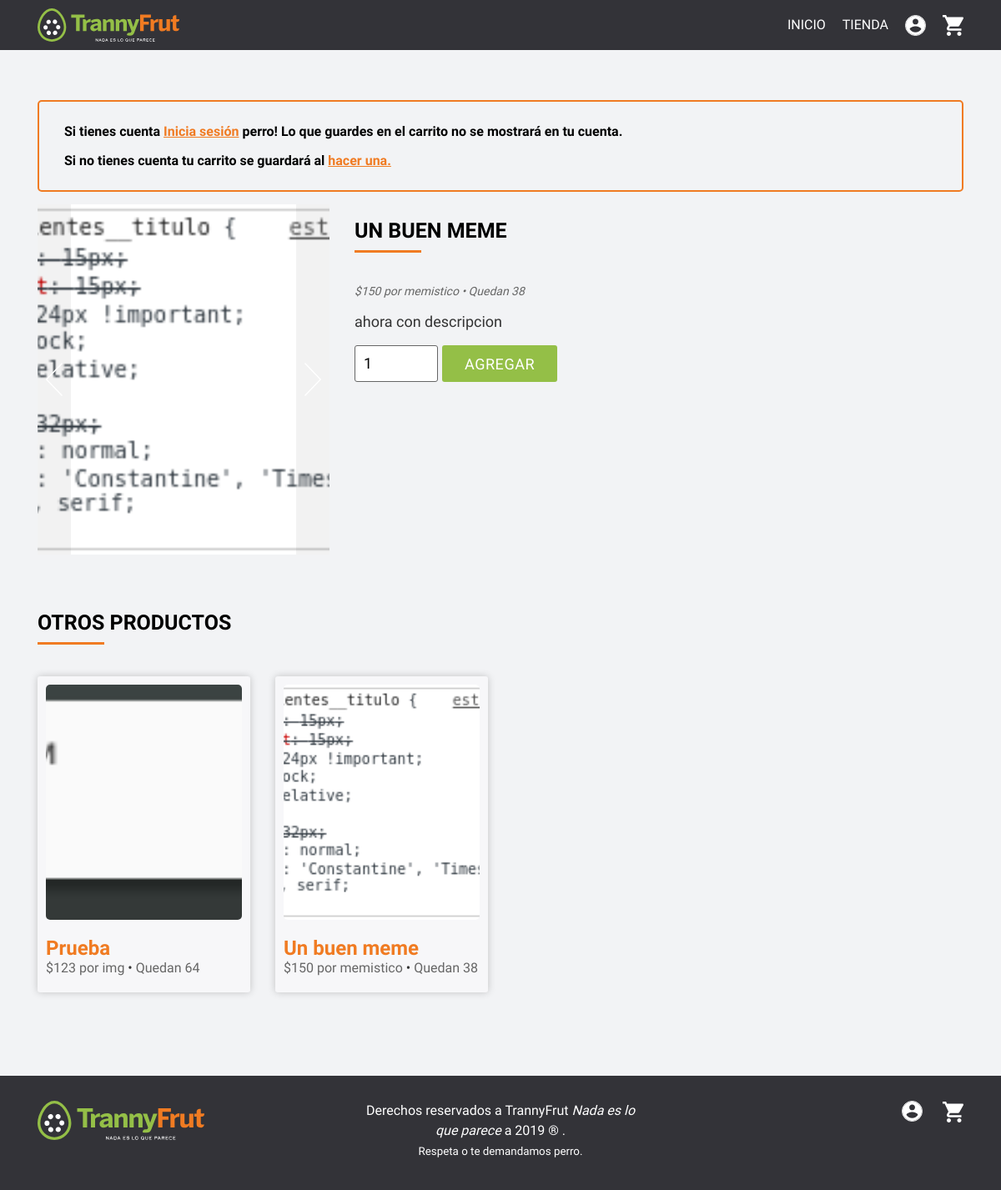
The app's page /app/producto.php?id=31, older data.
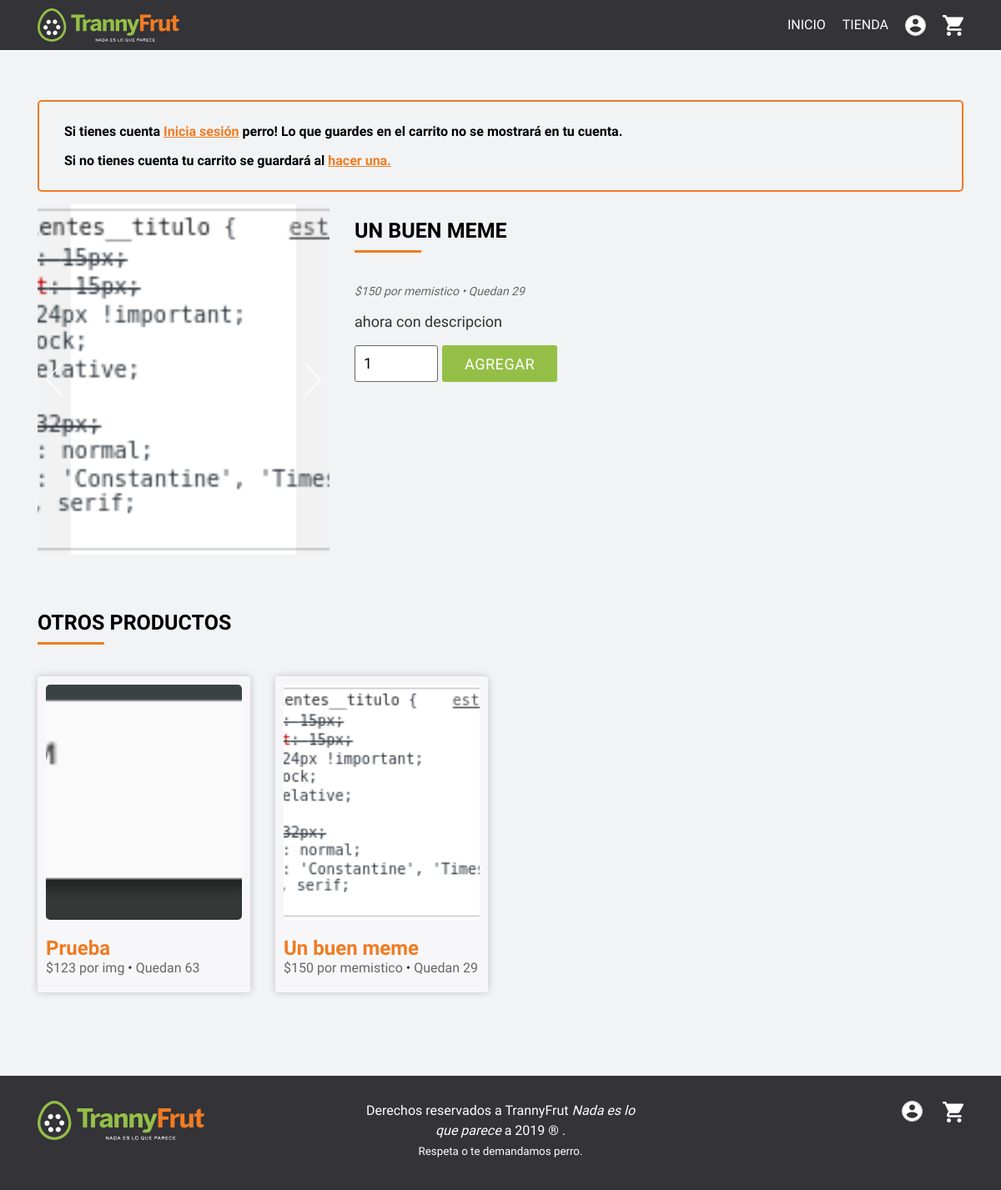
The same page, newer data.
### tables this page shows
CREATE TABLE `producto` (
  `id` int(11) NOT NULL,
  `imagen` text,
  `nombre` text,
  `descripcion` text,
  `precio` int(11) DEFAULT NULL,
  `unidad` text,
  `existencia` text,
  `fecha_creacion` timestamp NOT NULL DEFAULT CURRENT_TIMESTAMP,
  `imagenes` json DEFAULT NULL
);

### app/funciones-generales.php (called while the page is built, shortened)
<?php
  function get_mas_productos(){
    $bd = mysqli_connect("db","root","root", "main");
    $sql = "SELECT * FROM producto ORDER BY RAND() LIMIT 4";
    $result = $bd->query($sql);
    return $result;
  }
  function get_single( $tipo, $id ){
    $bd = mysqli_connect("db","root","root", "main");
    $sql = "SELECT * FROM $tipo WHERE id = '$id'";
    $result = $bd->query($sql);
    if ($result->num_rows > 0) :
      while($row = $result->fetch_assoc()) :
        $res = $row;
      endwhile;
    else :
      $res = false;
    endif;
    return $res;
  }
?>

### app/producto.php (the view, shortened to what this page needs)
<?php
  include('estructura/cabecera.php');
  $id = $_GET['id'];
  $data = get_single('producto', $id);
  $nombre = $data['nombre'];
  $unidad = $data['unidad'];
  $descripcion = $data['descripcion'];
  $precio = $data['precio'];
  $existencia = $data['existencia'];
  ?>
<main class="single-product-page">
  <div class="container">
    <div class="row">
      <?php if( !$_SESSION['id'] > 0) : ?>
        <div class="col-12">
          <div class="advertencia">
          <p> Si tienes cuenta <a class='link' href="login.php"> Inicia sesión </a> perro! Lo que guardes en el carrito no se mostrará en tu cuenta. </a>
              <p> Si no tienes cuenta tu carrito se guardará al <a class='link' href="registrarse.php"> hacer una.  </a> </p>
          </div>
        </div>
      <?php endif; ?>
      <div class="col-12 col-md-6 col-lg-4 galeria-producto">
        <?php
          include("galeria.php");
        ?>
      </div>
      <div class="col-12 col-md-6 col-lg-8">
        <h1><?php echo $nombre ?></h1>
        <p class="detalles">
          <span class="precio"><?php echo "$$precio por $unidad" ?></span> •
          <span class="existencia">Quedan <?php echo $existencia ?></span>
        </p>
        <p class="descripcion"><?php echo $descripcion; ?></p>
        <form action="producto.php?id=<?php echo $id ?>" method="post">
          <div class="agregar-al-carrito">
            <div class="contenido">
              <input required class="cantidad" name="cantidad" type="number" value="1" min="1" max="<?php echo $existencia ?>">
              <button class="boton boton-important"> Agregar </button>
            </div>
          </div>
        </form>
      </div>
    </div>
    <div class="row productos-relacionados">
      <div class="col-12">
        <h1> Otros productos </h1>
      </div>
      <?php
          $result = get_mas_productos();
          if ($result->num_rows > 0) :
            while($producto = $result->fetch_assoc()) :
              $precio = $producto['precio'];
              $unidad = $producto['unidad'];
        ?>
          <div class="col-12 col-sm-6 col-lg-3">
            <article class="tarjeta tarjeta-producto">
              <a class="link-producto"
                  href="/producto.php?id=<?php echo $producto['id'] ?>">
                  <div class="imagen"
                  style="background-image:url(../<?php echo $producto['imagen'] ?>)"></div>
                <h2>
                  <?php echo $producto['nombre']; ?>
                </h2>
                <span class="precio"><?php echo "$$precio por $unidad" ?></span> • <span class="existencia">Quedan <?php echo $producto['existencia'] ?></span>
              </a>
            </article>
          </div>
        <?php
            endwhile;
          endif;
        ?>
    </div>
  </div>
</main>
<?php
  include('estructura/pie.php');
?>

Row changes from the older to the newer data that the page shows:
changed producto "Un buen meme": existencia "38" → "29"
changed producto "Prueba": existencia "64" → "63"
